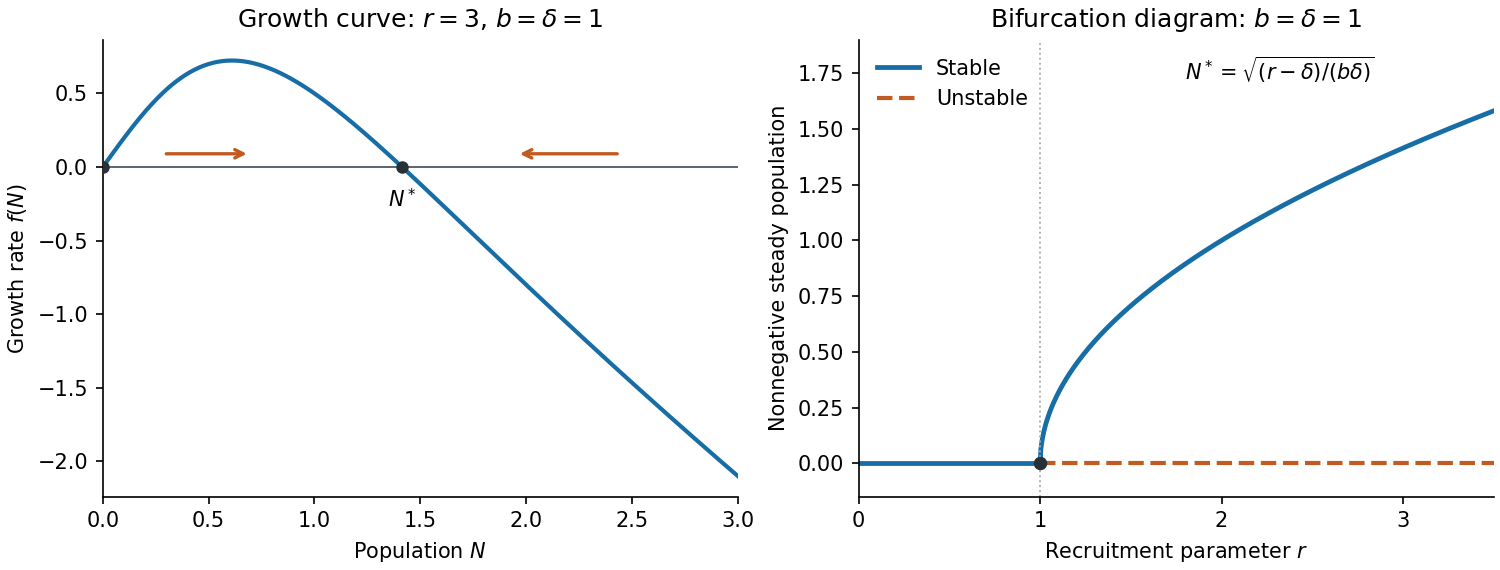

Recreate this plot in Python.
"""Continuous population growth and equilibria; Python 3.14, NumPy/Matplotlib per pyproject.toml."""
from pathlib import Path
import numpy as np
import matplotlib
matplotlib.use('Agg')
import matplotlib.pyplot as plt


def main():
    b, delta, r = 1., 1., 3.
    n = np.linspace(0, 3, 700)
    f = n*(r/(1+b*n*n)-delta)
    star = np.sqrt((r-delta)/(b*delta))
    fig, axes = plt.subplots(1, 2, figsize=(10, 3.8), layout='constrained')
    ax = axes[0]
    ax.axhline(0, color='#555f68', lw=.9)
    ax.plot(n, f, color='#176da5', lw=2)
    ax.scatter([0, star], [0, 0], color='#263238', zorder=4, s=25)
    for start, stop in [(.28,.7), (2.45,1.95)]:
        ax.annotate('', xy=(stop,.09), xytext=(start,.09),
                    arrowprops={'arrowstyle':'->', 'color':'#c05b1f', 'lw':1.6})
    ax.annotate(r'$N^*$', (star,0), xytext=(0,-19), textcoords='offset points', ha='center')
    ax.set(xlabel=r'Population $N$', ylabel=r'Growth rate $f(N)$',
           title=r'Growth curve: $r=3$, $b=\delta=1$', xlim=(0,3))
    ax = axes[1]
    rp = np.linspace(delta, 3.5, 600)
    ax.plot([0,delta], [0,0], color='#176da5', lw=2.3, label='Stable')
    ax.plot([delta,3.5], [0,0], color='#c15b21', lw=2, ls='--', label='Unstable')
    ax.plot(rp, np.sqrt((rp-delta)/(b*delta)), color='#176da5', lw=2.3)
    ax.scatter([delta], [0], color='#263238', zorder=5, s=30)
    ax.axvline(delta, color='#a8afb5', ls=':', lw=.9)
    ax.text(1.8, 1.72, r'$N^*=\sqrt{(r-\delta)/(b\delta)}$', fontsize=10)
    ax.set(xlabel=r'Recruitment parameter $r$', ylabel='Nonnegative steady population',
           title=r'Bifurcation diagram: $b=\delta=1$', xlim=(0,3.5), ylim=(-.15,1.9), xticks=[0,1,2,3])
    ax.legend(frameon=False, loc='upper left')
    for ax in axes:
        ax.spines[['top','right']].set_visible(False)
    fig.savefig(Path.cwd() / (Path(__file__).stem + '.png'), dpi=150, facecolor='white', transparent=False)
    plt.close(fig)


if __name__ == '__main__':
    main()
